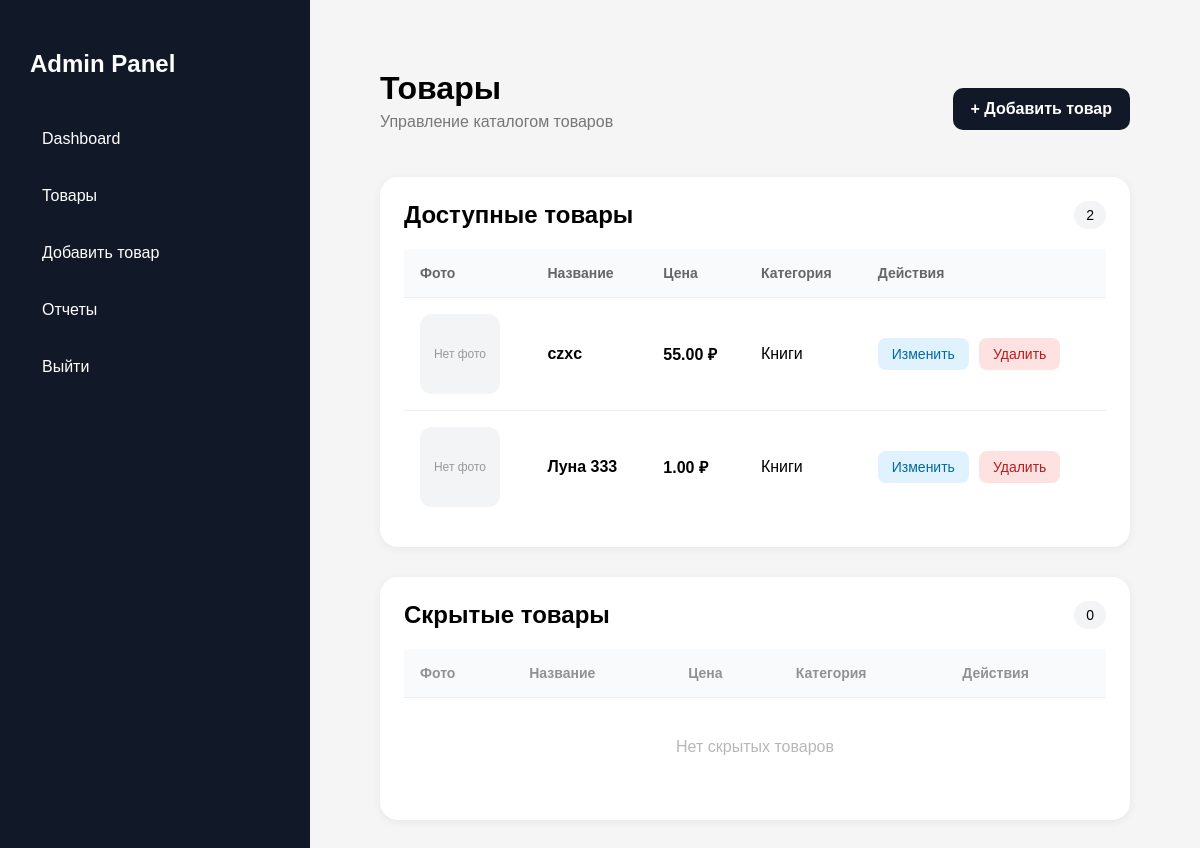
The app's page /admin-panel/products/, older data.
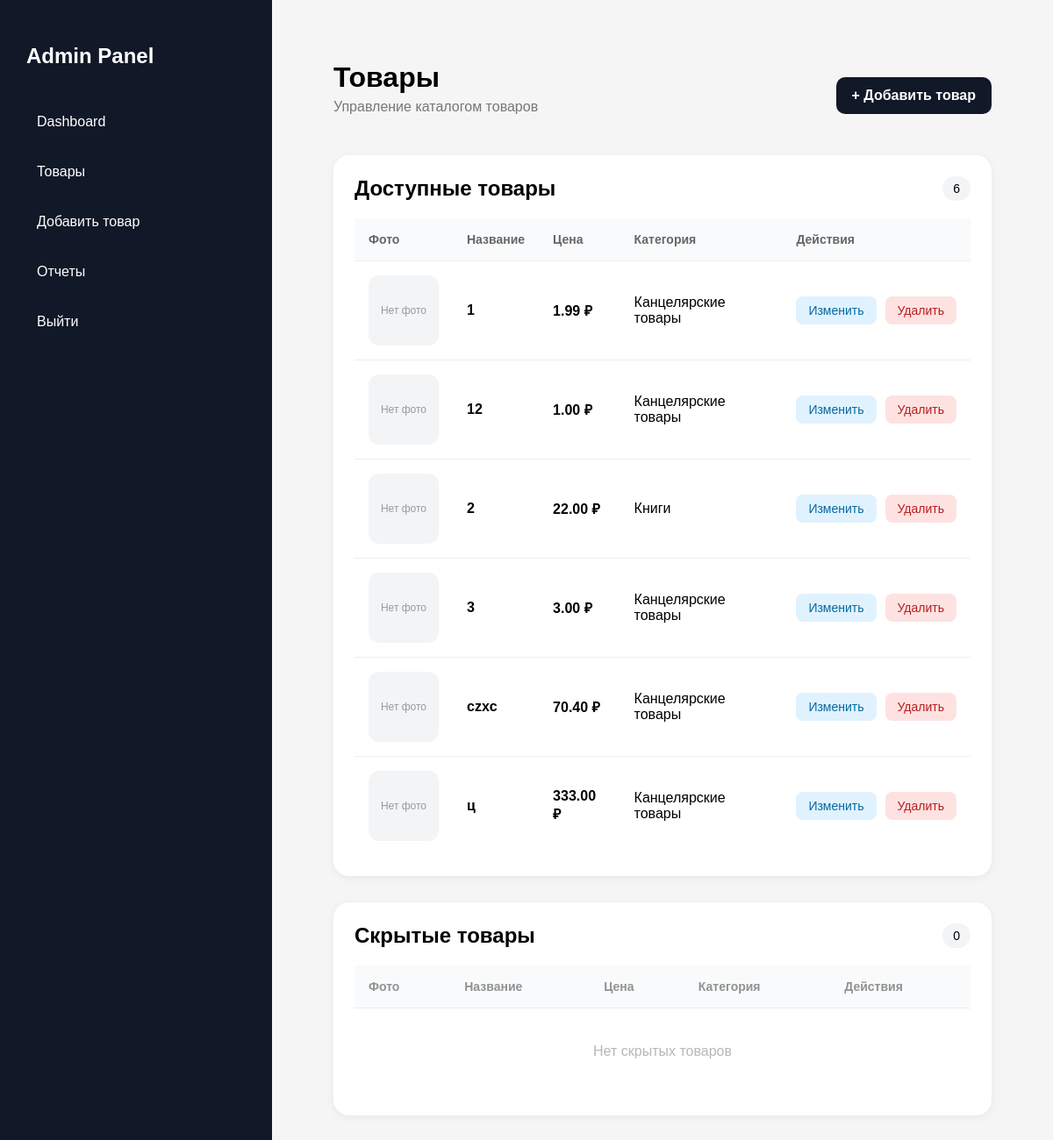
The same page, newer data.
### shop/models.py (models this page shows, shortened)
class Product(models.Model):
    name = models.CharField(max_length=255, verbose_name="Название")
    slug = models.SlugField(max_length=200, unique=True, blank=True)
    description = models.TextField(blank=True, verbose_name="Описание")
    category = models.ForeignKey(
        Category,
        on_delete=models.PROTECT,blank=False, null=False,
        related_name='products',
        verbose_name="Категория"
    )
    available = models.BooleanField(default=True, verbose_name="Доступен для продажи")
    created = models.DateTimeField(auto_now_add=True)
    updated = models.DateTimeField(auto_now=True)
    class Meta:
        verbose_name = "Товар"
        verbose_name_plural = "Товары"
        ordering = ['name']
    def get_price_value(self):
        price = self.prices.first()
        return price.value if price else None
    @property
    def price(self):
        return self.get_price_value()
    def get_main_image(self):
        return self.images.filter(is_main=True).first()

class Price(models.Model):
    product = models.ForeignKey(
        'Product',
        on_delete=models.CASCADE,
        related_name='prices',
        verbose_name='Товар'
    )
    value = models.DecimalField(
        max_digits=10,
        decimal_places=2,
        validators=[MinValueValidator(Decimal('0.00'))],
        verbose_name='Цена'
    )
    created = models.DateTimeField(
        auto_now_add=True,
        verbose_name='Дата создания'
    )
    class Meta:
        ordering = ['-created']

class Category(models.Model):
    name = models.CharField(max_length=255, verbose_name="Категория")
    slug = models.SlugField(max_length=200, unique=True, blank=True) # slug — это URL-версия названия.name	slug
    class Meta:
        verbose_name = "Категория"
        verbose_name_plural = "Категории"
        ordering = ['name']

### admin_panel/views.py (the view)
# urls.py: path('products/', views.product_list, name='product_list'),
def product_list(request):
    active_products = Product.objects.filter(available=True)
    inactive_products = Product.objects.filter(available=False)
    return render(request, 'admin_panel/product_list.html', {
        'active_products': active_products,
        'inactive_products': inactive_products,
    })

### cart/context_processors.py (called while the page is built)
def cart(request):
    if request.user.is_authenticated:
        buyer = getattr(request.user, 'buyer', None)
        if buyer:
            count = Cart.objects.filter(
                buyer=buyer
            ).aggregate(
                total=Sum('quantity')
            )['total'] or 0
        else:
            count = 0
    else:
        count = 0
    return {
        'cart_item_count': count
    }

### admin_panel/templates/admin_panel/product_list.html (shortened to what the changed rows need)
{% extends "admin_panel/base.html" %}
{% load static %}
{% block content %}
<link rel="stylesheet" href="{% static 'admin_panel/css/products.css' %}">
<div class="products-page">
    <div class="page-header">
        <div>
            <h1>Товары</h1>
        </div>
    </div>
    <div class="section-card">
        <div class="section-title">
            <h2>Доступные товары</h2>
            <span>{{ active_products|length }}</span>
        </div>
        <div class="table-wrapper">
            <table class="products-table">
                <thead>
                    <tr>
                        <th>Фото</th>
                        <th>Название</th>
                        <th>Цена</th>
                        <th>Категория</th>
                        <th>Действия</th>
                    </tr>
                </thead>
                <tbody>
                {% for product in active_products %}
                    <tr>
                        <td class="image-cell">
                            {% if product.get_main_image %}
                                <img src="{{ product.get_main_image.image.url }}">
                            {% else %}
                                <div class="no-image">
                                    Нет фото
                                </div>
                            {% endif %}
                        </td>
                        <td class="product-name">
                            {{ product.name }}
                        </td>
                        <td class="price">
                            {{ product.price }} ₽
                        </td>
                        <td>
                            {{ product.category.name }}
                        </td>
                        <td>
                            <div class="actions">
                                <a href="{% url 'admin_panel:product_update' product.id %}"
                                   class="edit-btn">
                                    Изменить
                                </a>
                                <a href="{% url 'admin_panel:product_delete' product.id %}"
                                   class="delete-btn">
                                    Удалить
                                </a>
                            </div>
                        </td>
                    </tr>
                {% empty %}
                    <tr>
                        <td colspan="5" class="empty">
                            Нет доступных товаров
                        </td>
                    </tr>
                {% endfor %}
                </tbody>
            </table>
        </div>
    </div>
    <div class="section-card">
        <div class="section-title">
            <h2>Скрытые товары</h2>
        </div>
        <div class="table-wrapper">
            <table class="products-table inactive-table">
                <thead>
                    <tr>
                        <th>Фото</th>
                        <th>Название</th>
                        <th>Цена</th>
                        <th>Категория</th>
                        <th>Действия</th>
                    </tr>
                </thead>
            </table>
        </div>
    </div>
</div>
{% endblock %}

Row changes from the older to the newer data that the page shows:
removed Product: shows "Нет фото", name "Луна 333", price "1.00", category.name "Книги"
added Product: shows "Нет фото", name "1", price "1.99", category.name "Канцелярские товары"
added Product: shows "Нет фото", name "12", price "1.00", category.name "Канцелярские товары"
added Product: shows "Нет фото", name "2", price "22.00", category.name "Книги"
added Product: shows "Нет фото", name "3", price "3.00", category.name "Канцелярские товары"
changed Product "czxc": price "55.00" → "70.40"; category.name "Книги" → "Канцелярские товары"
added Product: shows "Нет фото", name "ц", price "333.00", category.name "Канцелярские товары"
Text that changed along with them:
{{ active_products|length }}: "2" → "6"
